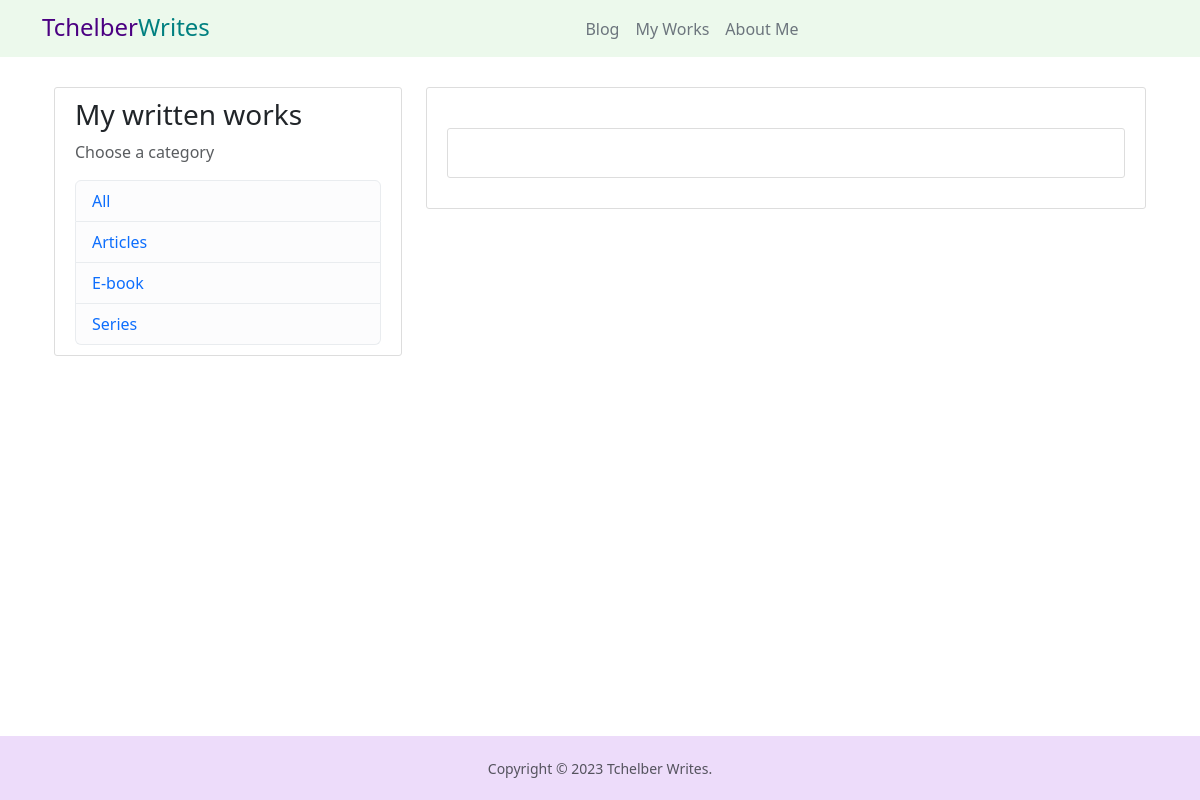
The app's page /blog, older data.
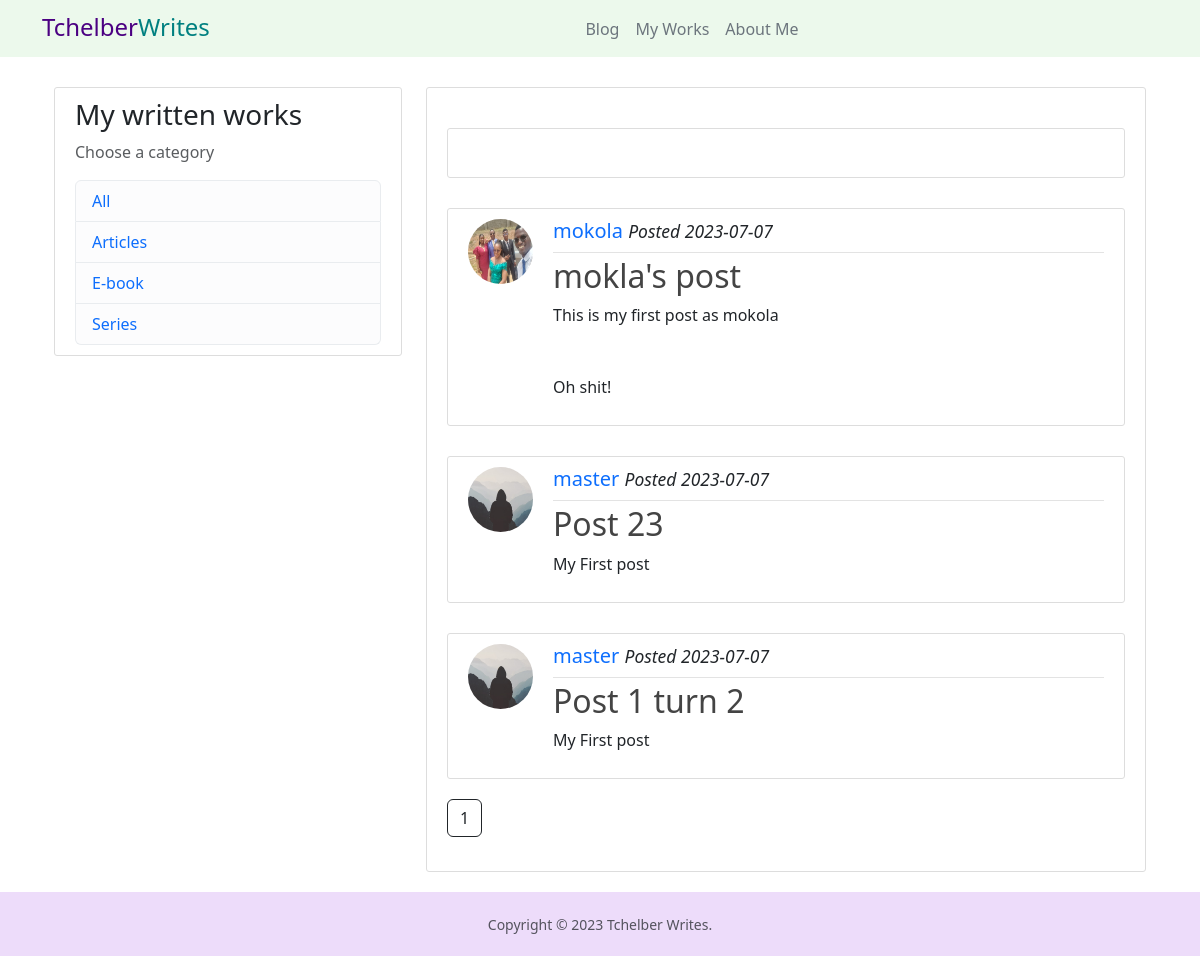
The same page, newer data.
### blogapp/models.py (models this page shows, shortened)
class BlogPost(db.Model):
    id = db.Column(db.Integer, primary_key=True)
    content = db.Column(db.Text, nullable=False)
    title = db.Column(db.Text, nullable=False)
    date_posted = db.Column(db.DateTime, nullable=False, default= datetime.utcnow)
    user_id = db.Column(db.Integer, db.ForeignKey("user.id"), nullable=False)

class User(db.Model, UserMixin):
    id = db.Column(db.Integer, primary_key=True)
    username = db.Column(db.String(50), unique=True, nullable=False)
    email = db.Column(db.String(120), unique=True, nullable=False)
    image_file = db.Column(db.Text, nullable=False, default="default.jpg")
    password = db.Column(db.String(60), nullable=False)
    is_admin = db.Column(db.Boolean, nullable=False, default=False)
    posts = db.relationship('BlogPost', backref = "author", lazy=True)

### blogapp/views.py (the view)
@views.route("/blog")
def blog():
	page = request.args.get("page", 1, type=int)
	posts =  BlogPost.query.order_by(BlogPost.date_posted.desc()).paginate(per_page=5, page=page)
	return render_template("blog.html", title="Blog", posts=posts)

### blogapp/templates/blog.html (shortened to what this page needs)
{% extends "layout.html" %}
{% block body %}
<main class="container">
    <div class="row">
        <div class="col-md-4">
            <div class="content-section">
                <h3>My written works</h3>
				<p class="text-muted">Choose a category</p>
				<ul class="list-group">
					<li class="list-group-item list-group-item-light"><a href="{{ url_for('views.releases') }}">All</a></li>
					<li class="list-group-item list-group-item-light"><a href="{{ url_for('views.releases', category='articles') }}">Articles</a></li>
					<li class="list-group-item list-group-item-light"><a href="{{ url_for('views.releases', category='e-book') }}">E-book</a></li>
					<li class="list-group-item list-group-item-light"><a href="{{ url_for('views.releases', category='series') }}">Series</a></li>
				</ul>
            </div>
        </div>
        <div class="col-md-8">
            <div class="content-section">
                <div class="p-4 content-section">
                </div>
				{% if posts %}
            {% for post in posts.items %}
           <div class="d-flex content-section">
            <div class="flex-shrink-0">
                <img class="rounded-circle article-img mb-3" src="{{ url_for('static', filename='profile_pics/' + post.author.image_file) }}">
            </div>
            <div class="flex-grow-1 ms-1">
                <div class="article-metadata">
                    <h5>
                <a class="mr-2" href="{{ url_for('views.user_posts', username=post.author.username) }}">{{ post.author.username }}</a>
                <small cass="text-muted"><i>Posted {{ post.date_posted.strftime('%Y-%m-%d') }}</i></small>
            </h5>
                </div>
                <h2><a class="article-title" href="{{ url_for('views.post', post_id=post.id) }}">{{ post.title }}</a></h2>
                <p class="article-content">{{ post.content }}</p>
            </div>
        </div>
			{% endfor %}
             {% for page_num in posts.iter_pages(left_current=1, right_current=1, left_edge=1, right_edge=2) %}
             {% if page_num %}
                <a class="btn btn-outline-dark mb-4" href="{{ url_for('views.blog', page=page_num) }}">{{ page_num }}</a>
             {% else %}
             ...
             {% endif %}
             {% endfor %}
            {% else %}
            <div class="p-4 content-section">
                <object class="text-center" data="{{ url_for('static', filename='images/yoga.svg') }}" width="300" height="300"> </object>
            </div>
            {% endif %}
            </div>
        </div>
    </div>
</main>
{% endblock %}

### blogapp/templates/layout.html (shortened to what this page needs)
<!DOCTYPE html>
<html lang="en">
<head>
    <link rel="stylesheet" href="{{ url_for('static', filename='main.css') }}">
    <link rel="stylesheet" href="https://cdn.jsdelivr.net/npm/@tabler/icons-webfont@latest/tabler-icons.min.css">
    <link rel="stylesheet" href="https://cdn.jsdelivr.net/npm/bootstrap-icons@1.10.5/font/bootstrap-icons.css">
    <link href="https://cdn.jsdelivr.net/npm/bootstrap@5.3.0/dist/css/bootstrap.min.css" rel="stylesheet">
    <link rel="stylesheet" href="https://cdnjs.cloudflare.com/ajax/libs/OwlCarousel2/2.3.4/assets/owl.carousel.min.css" />
    <link rel="stylesheet" href="https://cdnjs.cloudflare.com/ajax/libs/OwlCarousel2/2.3.4/assets/owl.theme.default.min.css" />
</head>
<body>
    <header class="py-0" id="header-container">
        <div class="container">
            <nav class="navbar navbar-expand-lg navbar-light">
                <a class="navbar-brand" href="{{ url_for('views.home') }}">
                    <h4 class="tchelber">Tchelber</h4><h4 class="writes">Writes</h4>
                </a>
                <div class="collapse navbar-collapse" id="navbarNav">
                  <ul class="navbar-nav ms-auto me-auto">
                    <li class="nav-item active word">
                      <a
                        href="{{ url_for('views.blog') }}"
                        class="nav-link px-2 text-secondary"
                        >Blog</a
                      >
                    </li>
                    <li class="nav-item active word">
                      <a
                        href="{{ url_for('views.releases') }}"
                        class="nav-link px-2 text-secondary"
                        >My Works</a
                      >
                    </li>
                    <li class="nav-item active word">
                      <a
                        href="{{ url_for('views.about') }}"
                        class="nav-link px-2 text-secondary"
                        >About Me</a
                      >
                    </li>
                  </ul>
                  </div>
                </nav>
        </div>
    </header>
    <div class="container">
        {% block body %}
        {% endblock %}
    </div>
    <footer>
      <small class="text-muted">
        Copyright &#169 2023 Tchelber Writes.
    </small>
  </footer>
</body>
</html>

### blogapp/static/main.css (style rules this page uses)
h4 { display: inline; }
body { font-family: Arial, Helvetica, sans-serif; min-height: 100vh; display: flex; flex-direction: column; }
footer { color: black; text-align: center; background: #EDDCFA; margin-top: auto; padding: 20px; }
a:link { text-decoration: none; }
#header-container { background: #ecf9ec; }
.tchelber { color: #4B0082; }
.writes { color: #008080; }
p, h4, h5, h6, h3 { font-family: system-ui,-apple-system,"Segoe UI",Roboto,"Helvetica Neue","Noto Sans","Liberation Sans",Arial,sans-serif,"Apple Color Emoji","Segoe UI Emoji","Segoe UI Symbol","Noto Color Emoji"; justify-content: center; }
.content-section { background: #ffffff; padding: 10px 20px; border: 1px solid #dddddd; border-radius: 3px; margin-top: 30px; margin-bottom: 20px; }
.article-title { color: #444444; }
.article-content { white-space: pre-line; }
.article-img { height: 65px; width: 65px; margin-right: 16px; }
.article-metadata { padding-bottom: 1px; margin-bottom: 4px; border-bottom: 1px solid #e3e3e3 }

Row changes from the older to the newer data that the page shows:
added BlogPost: image_file (picture), author.username "mokola", date_posted "2023-07-07", title "mokla's post", content "This is my first post as mokola Oh shit!"
added BlogPost: image_file (placeholder picture), author.username "master", date_posted "2023-07-07", title "Post 23", content "My First post"
added BlogPost: image_file (placeholder picture), author.username "master", date_posted "2023-07-07", title "Post 1 turn 2", content "My First post"
Text that changed along with them:
new list line: "1"
